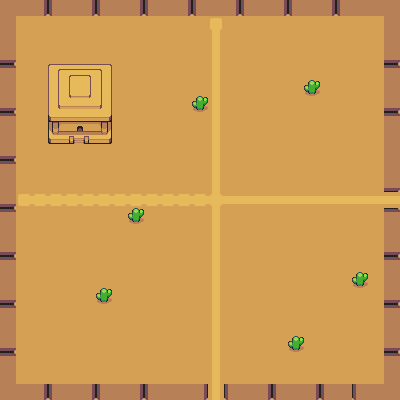

Rendered tile map (Tiled .tmx) drawn with the repository's tilesets; below, a short description and the full map source, tile grids included:
An orthogonal 25x25 tile map with 16x16 px tiles, 2 tile layers (Ground, ObjectCollisions) and 13 objects.

<map version="1.5" tiledversion="1.5.0" orientation="orthogonal" renderorder="right-down" width="25" height="25" tilewidth="16" tileheight="16" infinite="0" nextlayerid="4" nextobjectid="14">
 <tileset firstgid="1" source="DesertTileset.tsx" />
 <layer id="1" name="Ground" width="25" height="25">
  <data encoding="csv">
44,44,44,44,44,44,44,44,44,44,44,44,44,44,44,44,44,44,44,44,44,44,44,44,44,
44,44,44,44,44,44,44,44,44,44,44,44,44,44,44,44,44,44,44,44,44,44,44,44,44,
44,44,44,44,44,44,44,44,44,44,44,44,44,44,44,44,44,44,44,44,44,44,44,44,44,
44,44,44,44,44,44,44,44,44,44,44,44,44,44,44,44,44,44,44,44,44,44,44,44,44,
44,44,44,44,44,44,44,44,44,44,44,44,44,44,44,44,44,44,44,44,44,44,44,44,44,
44,44,44,44,44,44,44,44,44,44,44,44,44,44,44,44,44,44,44,44,44,44,44,44,44,
44,44,44,44,44,44,44,44,44,44,44,44,44,44,44,44,44,44,44,44,44,44,44,44,44,
44,44,44,44,44,44,44,44,44,44,44,44,44,44,44,44,44,44,44,44,44,44,44,44,44,
44,44,44,44,44,44,44,44,44,44,44,44,44,44,44,44,44,44,44,44,44,44,44,44,44,
44,44,44,44,44,44,44,44,44,44,44,44,44,44,44,44,44,44,44,44,44,44,44,44,44,
44,44,44,44,44,44,44,44,44,44,44,44,44,44,44,44,44,44,44,44,44,44,44,44,44,
44,44,44,44,44,44,44,44,44,44,44,44,44,44,44,44,44,44,44,44,44,44,44,44,44,
44,44,44,44,44,44,44,44,44,44,44,44,44,44,44,44,44,44,44,44,44,44,44,44,44,
44,44,44,44,44,44,44,44,44,44,44,44,44,44,44,44,44,44,44,44,44,44,44,44,44,
44,44,44,44,44,44,44,44,44,44,44,44,44,44,44,44,44,44,44,44,44,44,44,44,44,
44,44,44,44,44,44,44,44,44,44,44,44,44,44,44,44,44,44,44,44,44,44,44,44,44,
44,44,44,44,44,44,44,44,44,44,44,44,44,44,44,44,44,44,44,44,44,44,44,44,44,
44,44,44,44,44,44,44,44,44,44,44,44,44,44,44,44,44,44,44,44,44,44,44,44,44,
44,44,44,44,44,44,44,44,44,44,44,44,44,44,44,44,44,44,44,44,44,44,44,44,44,
44,44,44,44,44,44,44,44,44,44,44,44,44,44,44,44,44,44,44,44,44,44,44,44,44,
44,44,44,44,44,44,44,44,44,44,44,44,44,44,44,44,44,44,44,44,44,44,44,44,44,
44,44,44,44,44,44,44,44,44,44,44,44,44,44,44,44,44,44,44,44,44,44,44,44,44,
44,44,44,44,44,44,44,44,44,44,44,44,44,44,44,44,44,44,44,44,44,44,44,44,44,
44,44,44,44,44,44,44,44,44,44,44,44,44,44,44,44,44,44,44,44,44,44,44,44,44,
44,44,44,44,44,44,44,44,44,44,44,44,44,44,44,44,44,44,44,44,44,44,44,44,44
</data>
 </layer>
 <layer id="2" name="ObjectCollisions" width="25" height="25">
  <data encoding="csv">
114,114,115,113,114,115,113,114,115,113,114,115,113,114,115,113,114,115,113,114,115,113,114,114,114,
114,0,0,0,0,0,0,0,0,0,0,0,0,8,0,0,0,0,0,0,0,0,0,0,114,
1610612850,0,0,0,0,0,0,0,0,0,0,0,0,17,0,0,0,0,0,0,0,0,0,0,1610612850,
1610612849,0,0,0,0,0,0,0,0,0,0,0,0,17,0,0,0,0,0,0,0,0,0,0,1610612849,
1610612851,0,0,127,128,129,130,0,0,0,0,0,0,17,0,0,0,0,0,0,0,0,0,0,1610612851,
1610612850,0,0,141,142,143,144,0,0,0,0,0,0,17,0,0,0,0,0,46,0,0,0,0,1610612850,
1610612849,0,0,155,156,157,158,0,0,0,0,0,46,17,0,0,0,0,0,0,0,0,0,0,1610612849,
1610612851,0,0,169,170,171,172,0,0,0,0,0,0,17,0,0,0,0,0,0,0,0,0,0,1610612851,
1610612850,0,0,183,184,185,186,0,0,0,0,0,0,17,0,0,0,0,0,0,0,0,0,0,1610612850,
1610612849,0,0,0,0,0,0,0,0,0,0,0,0,17,0,0,0,0,0,0,0,0,0,0,114,
1610612851,0,0,0,0,0,0,0,0,0,0,0,0,17,0,0,0,0,0,0,0,0,0,0,1610612850,
1610612850,0,0,0,0,0,0,0,0,0,0,0,0,17,0,0,0,0,0,0,0,0,0,0,1610612849,
1610612849,21,5,5,5,5,5,5,5,5,5,5,5,22,2,2,2,2,2,2,2,2,2,2,2,
1610612851,0,0,0,0,0,0,0,46,0,0,0,0,17,0,0,0,0,0,0,0,0,0,0,1610612851,
1610612850,0,0,0,0,0,0,0,0,0,0,0,0,17,0,0,0,0,0,0,0,0,0,0,1610612850,
1610612849,0,0,0,0,0,0,0,0,0,0,0,0,17,0,0,0,0,0,0,0,0,0,0,1610612849,
1610612851,0,0,0,0,0,0,0,0,0,0,0,0,17,0,0,0,0,0,0,0,0,0,0,1610612851,
1610612850,0,0,0,0,0,0,0,0,0,0,0,0,17,0,0,0,0,0,0,0,0,46,0,1610612850,
1610612849,0,0,0,0,0,46,0,0,0,0,0,0,17,0,0,0,0,0,0,0,0,0,0,1610612849,
1610612851,0,0,0,0,0,0,0,0,0,0,0,0,17,0,0,0,0,0,0,0,0,0,0,1610612851,
1610612850,0,0,0,0,0,0,0,0,0,0,0,0,17,0,0,0,0,0,0,0,0,0,0,1610612850,
1610612849,0,0,0,0,0,0,0,0,0,0,0,0,17,0,0,0,0,46,0,0,0,0,0,1610612849,
1610612851,0,0,0,0,0,0,0,0,0,0,0,0,17,0,0,0,0,0,0,0,0,0,0,1610612851,
1610612850,0,0,0,0,0,0,0,0,0,0,0,0,17,0,0,0,0,0,0,0,0,0,0,1610612850,
114,114,115,113,114,115,113,114,115,113,114,114,115,17,113,114,115,113,114,115,113,114,113,114,114
</data>
 </layer>
 <objectgroup id="3" name="CollisionMasks">
  <object id="1" x="-0.486204" y="0" width="17.0171" height="399.173" />
  <object id="2" x="-0.486204" y="382.643" width="207.609" height="18.962" />
  <object id="3" x="224.14" y="383.129" width="175.52" height="17.0171" />
  <object id="4" x="382.643" y="207.123" width="18.4758" height="192.051" />
  <object id="5" x="-0.972408" y="-0.486204" width="401.604" height="15.0723" />
  <object id="6" x="48.6204" y="63.6927" width="62.7203" height="81.1961" />
  <object id="7" x="192.051" y="94.8098" width="15.5585" height="16.0447" />
  <object id="8" x="305.336" y="80.2237" width="15.0723" height="17.0171" />
  <object id="9" x="351.525" y="271.788" width="15.5585" height="16.0447" />
  <object id="10" x="288.319" y="336.453" width="16.0447" height="14.5861" />
  <object id="11" x="127.385" y="208.581" width="15.5585" height="14.5861" />
  <object id="12" x="95.296" y="287.833" width="16.0447" height="15.0723" />
  <object id="13" x="382.156" y="0.486204" width="17.0171" height="191.078" />
 </objectgroup>
</map>
